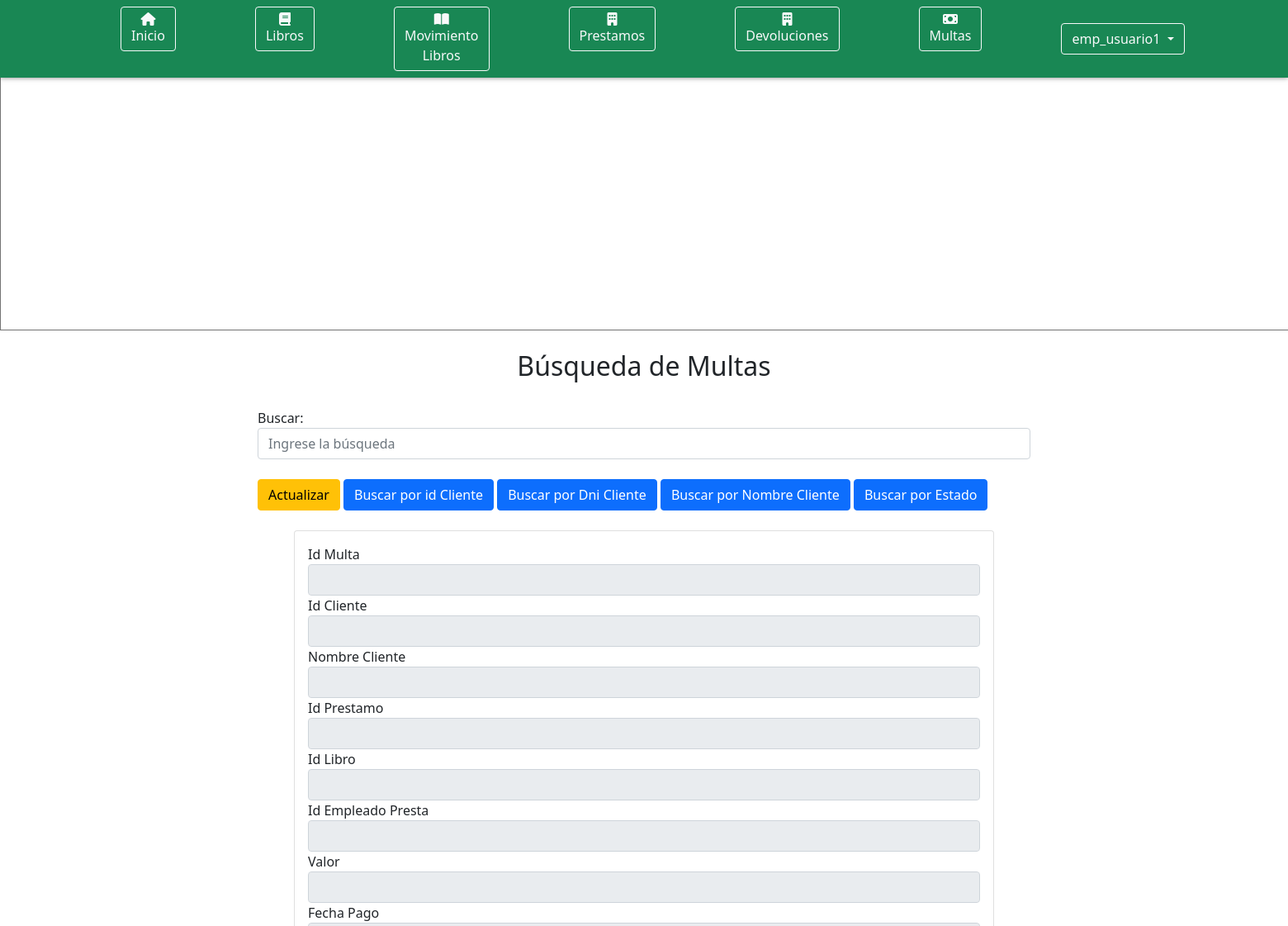
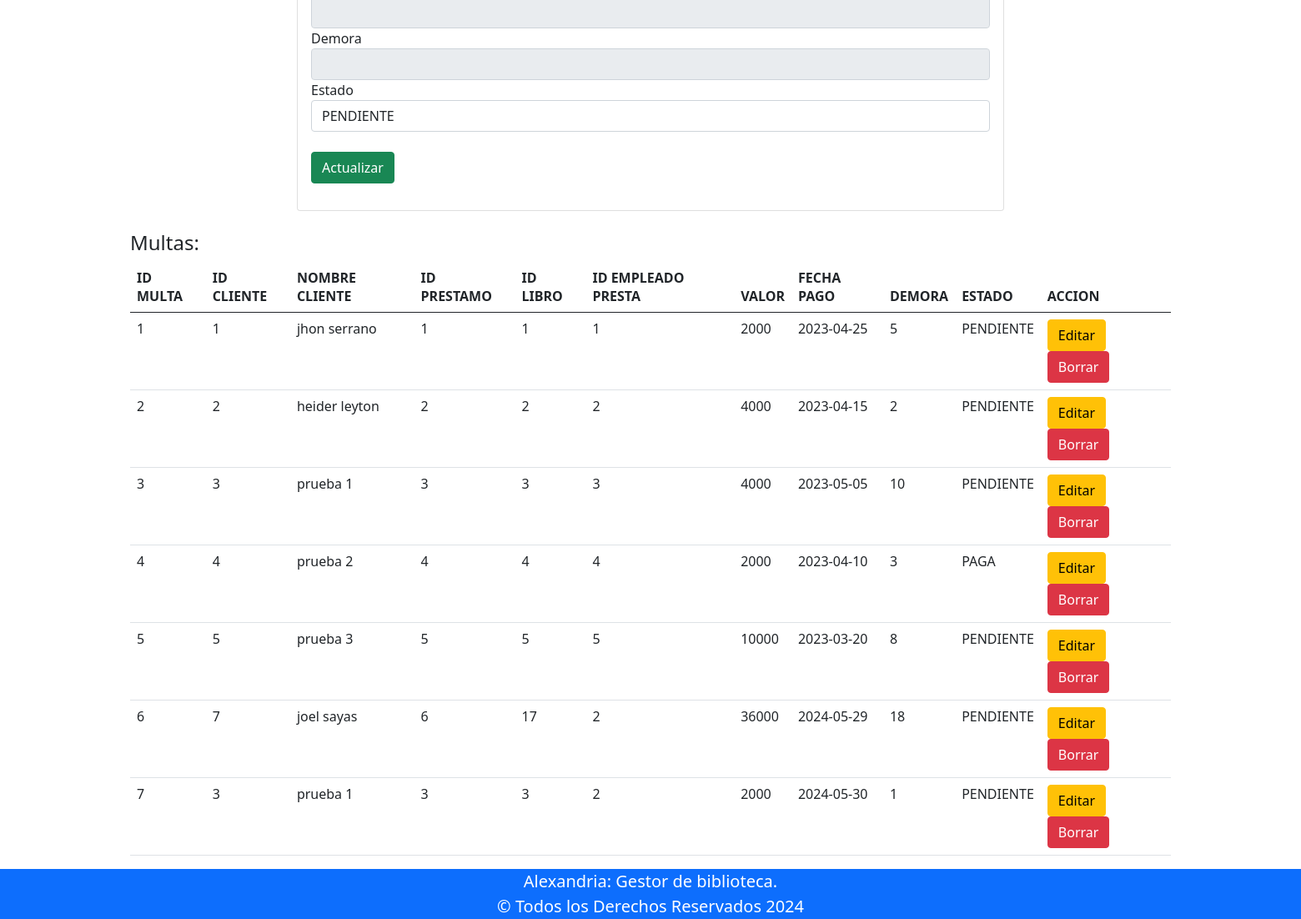
The app's page /ConUser/Emp/Multas.php (signed in) with its own data (2 pictures, top to bottom).
### tables this page shows
CREATE TABLE `multa` (
  `id_multa` int(11) NOT NULL,
  `id_cliente` int(11) NOT NULL,
  `id_prestamo` int(11) NOT NULL,
  `id_libro` int(11) NOT NULL,
  `id_empleado_presta` int(11) NOT NULL,
  `valor` float NOT NULL,
  `fecha_pago` date NOT NULL,
  `demora` int(11) DEFAULT NULL,
  `estado` varchar(10) DEFAULT NULL
);

CREATE TABLE `cliente` (
  `id_cliente` int(11) NOT NULL,
  `usuario` varchar(15) NOT NULL,
  `contraseña` varchar(255) NOT NULL,
  `correo` varchar(45) NOT NULL,
  `cedula` int(11) NOT NULL,
  `respuesta` varchar(45) NOT NULL,
  `nombre_usuario` varchar(30) DEFAULT NULL,
  `fecha_inicio` timestamp NOT NULL DEFAULT current_timestamp(),
  `estado` varchar(10) DEFAULT 'activo'
);

### ConUser/Emp/ListarTablaMultasConEmp.php (the view, shortened to what this page needs)
<?php
require("../../ConfiguracionBD/ConexionBDPDO.php");
$multa = [];
try {
    $consultaBusqueda = "SELECT multa.id_multa , multa.id_cliente , cliente.nombre_usuario , multa.id_prestamo , multa.id_libro , multa.id_empleado_presta ,
        multa.valor , multa.fecha_pago , multa.demora , multa.estado FROM multa
        INNER JOIN prestamo ON multa.id_prestamo = prestamo.id_prestamo
        INNER JOIN libro ON multa.id_libro = libro.id_libro
        INNER JOIN cliente ON multa.id_cliente = cliente.id_cliente
        INNER JOIN empleado ON multa.id_empleado_presta = empleado.id_empleado";
    $ejecutar = $conexion->prepare($consultaBusqueda);
    $ejecutar->execute();
    $resultados = $ejecutar->fetchAll(PDO::FETCH_ASSOC);
} catch (PDOException $e) {
    echo "<p>Error al listar la tabla</p><br/>" . $e->getMessage();
}
?>
<!DOCTYPE html>
<html lang="es">
    <head>
    </head>
    <body>
        <div style="margin: 0 auto; width: 80%;">
            <h2 class="mt-4 text-center">Búsqueda de Multas</h2><br>
            <form action="" method="get" style="margin: 0 auto; width: 75%;">
                <div class="form-group">
                    <label for="busqueda">Buscar:</label><br>
                    <input type="text" class="form-control" id="busqueda" name="busqueda" placeholder="Ingrese la búsqueda">
                </div><br>
                <a class="btn btn-warning" href="<?php echo htmlspecialchars($_SERVER['PHP_SELF']); ?>">Actualizar</a>
                <button type="submit" name="id_cliente" class="btn btn-primary">Buscar por id Cliente</button>
                <button type="submit" name="id_dni_cliente" class="btn btn-primary">Buscar por Dni Cliente</button>
                <button type="submit" name="nombre_cliente" class="btn btn-primary">Buscar por Nombre Cliente</button>
                <button type="submit" name="estado" class="btn btn-primary">Buscar por Estado</button>
            </form><br>
            <div class="card" style="margin: 0 200px;">
                <div class="card-body">
                    <form action="./Multas.php" method="POST">
                        <div class="form-group">
                            <label>Id Multa</label>
                            <input type="number" value="<?php echo isset($multa['id_multa']) ? htmlspecialchars($multa['id_multa']) : ''; ?>"
                                   name="txtidmulta" class="form-control" readonly>
                        </div>
                        <div class="form-group">
                            <label>Id Cliente</label>
                            <input type="number" value="<?php echo isset($multa['id_cliente']) ? htmlspecialchars($multa['id_cliente']) : ''; ?>"
                                   name="txtidcliente" class="form-control" readonly>
                        </div>
                        <div class="form-group">
                            <label>Nombre Cliente</label>
                            <input type="text" value="<?php echo isset($multa['nombre_usuario']) ? htmlspecialchars($multa['nombre_usuario']) : ''; ?>"
                                   name="txtnombreusuario" class="form-control" readonly>
                        </div>
                        <div class="form-group">
                            <label>Id Prestamo</label>
                            <input type="number" value="<?php echo isset($multa['id_prestamo']) ? htmlspecialchars($multa['id_prestamo']) : ''; ?>"
                                   name="txtidprestamo" class="form-control" readonly>
                        </div>
                        <div class="form-group">
                            <label>Id Libro</label>
                            <input type="number" value="<?php echo isset($multa['id_libro']) ? htmlspecialchars($multa['id_libro']) : ''; ?>"
                                   name="txtidlibro" class="form-control" readonly>
                        </div>
                        <div class="form-group">
                            <label>Id Empleado Presta</label>
                            <input type="number" value="<?php echo isset($multa['id_empleado_presta']) ? htmlspecialchars($multa['id_empleado_presta']) : ''; ?>"
                                   name="txtidempleadpresta" class="form-control" readonly>
                        </div>
                        <div class="form-group">
                            <label>Valor</label>
                            <input type="number" value="<?php echo isset($multa['valor']) ? htmlspecialchars($multa['valor']) : ''; ?>"
                                   name="txtvalor" class="form-control" readonly>
                        </div>
                        <div class="form-group">
                            <label>Fecha Pago</label>
                            <input type="text" value="<?php echo isset($multa['fecha_pago']) ? htmlspecialchars($multa['fecha_pago']) : ''; ?>"
                                   name="txtfechapago" class="form-control" readonly>
                        </div>
                        <div class="form-group">
                            <label>Demora</label>
                            <input type="number" value="<?php echo isset($multa['demora']) ? htmlspecialchars($multa['demora']) : ''; ?>"
                                   name="txtdemora" class="form-control" readonly>
                        </div>
                        <div class="form-group">
                            <label>Estado</label>
                            <select name="txtestado" class="form-control">
                                <option value="PENDIENTE">PENDIENTE</option>
                            </select>
                        </div><br>
                        <input type="submit" name="Actualizar" value="Actualizar" class="btn btn-success">
                    </form>
                </div>
            </div>
            <?php if (!empty($resultados)): ?>
                <div class="mt-4">
                    <h4>Multas:</h4>
                    <table class="table table-hover" style="width: 100%;">
                        <thead>
                            <tr>
                                <th>ID MULTA</th>
                                <th>ID CLIENTE</th>
                                <th>NOMBRE CLIENTE</th>
                                <th>ID PRESTAMO</th>
                                <th>ID LIBRO</th>
                                <th>ID EMPLEADO PRESTA</th>
                                <th>VALOR</th>
                                <th>FECHA PAGO</th>
                                <th>DEMORA</th>
                                <th>ESTADO</th>
                                <th>ACCION</th>
                            </tr>
                        </thead>
                        <tbody>
                            <?php foreach ($resultados as $resultado): ?>
                                <tr>
                                    <td><?php echo htmlspecialchars($resultado['id_multa']); ?></td>
                                    <td><?php echo htmlspecialchars($resultado['id_cliente']); ?></td>
                                    <td><?php echo htmlspecialchars($resultado['nombre_usuario']); ?></td>
                                    <td><?php echo htmlspecialchars($resultado['id_prestamo']); ?></td>
                                    <td><?php echo htmlspecialchars($resultado['id_libro']); ?></td>
                                    <td><?php echo htmlspecialchars($resultado['id_empleado_presta']); ?></td>
                                    <td><?php echo htmlspecialchars($resultado['valor']); ?></td>
                                    <td><?php echo htmlspecialchars($resultado['fecha_pago']); ?></td>
                                    <td><?php echo htmlspecialchars($resultado['demora']); ?></td>
                                    <td><?php echo htmlspecialchars($resultado['estado']); ?></td>
                                    <td>
                                        <a class="btn btn-warning" href="?id=<?php echo htmlspecialchars($resultado['id_multa']); ?>">Editar</a>
                                        <a class="btn btn-danger" href="?borrar_id=<?php echo htmlspecialchars($resultado['id_multa']); ?>">Borrar</a>
                                    </td>
                                </tr>
                            <?php endforeach; ?>
                        </tbody>
                    </table>
                </div>
            <?php endif; ?>
        </div>
    </body>
</html>

### records on screen
multa: id_multa "1", id_cliente "1", id_cliente.nombre_usuario "jhon serrano", id_prestamo "1", id_libro "1", id_empleado_presta "1", valor "2000", fecha_pago "2023-04-25", demora "5", estado "PENDIENTE"
multa: id_multa "2", id_cliente "2", id_cliente.nombre_usuario "heider leyton", id_prestamo "2", id_libro "2", id_empleado_presta "2", valor "4000", fecha_pago "2023-04-15", demora "2", estado "PENDIENTE"
multa: id_multa "3", id_cliente "3", id_cliente.nombre_usuario "prueba 1", id_prestamo "3", id_libro "3", id_empleado_presta "3", valor "4000", fecha_pago "2023-05-05", demora "10", estado "PENDIENTE"
multa: id_multa "4", id_cliente "4", id_cliente.nombre_usuario "prueba 2", id_prestamo "4", id_libro "4", id_empleado_presta "4", valor "2000", fecha_pago "2023-04-10", demora "3", estado "PAGA"
multa: id_multa "5", id_cliente "5", id_cliente.nombre_usuario "prueba 3", id_prestamo "5", id_libro "5", id_empleado_presta "5", valor "10000", fecha_pago "2023-03-20", demora "8", estado "PENDIENTE"
multa: id_multa "6", id_cliente "7", id_cliente.nombre_usuario "joel sayas", id_prestamo "6", id_libro "17", id_empleado_presta "2", valor "36000", fecha_pago "2024-05-29", demora "18", estado "PENDIENTE"
multa: id_multa "7", id_cliente "3", id_cliente.nombre_usuario "prueba 1", id_prestamo "3", id_libro "3", id_empleado_presta "2", valor "2000", fecha_pago "2024-05-30", demora "1", estado "PENDIENTE"

### other values on screen
$usuario "emp_usuario1"
